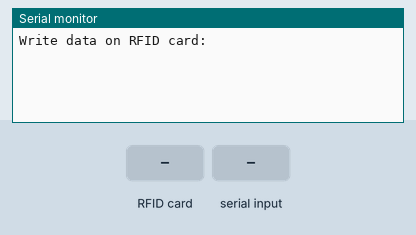
Bench run of a sketch on a simulated ESP8266 (NodeMCU). Parts: the last lines printed to the serial monitor. The inputs (shaded band) are chosen by the test bench.

Above: at 1.2 s.
1.3 s: RFID card 5E 7A 19 C4 held to the reader
At 2.4 s:
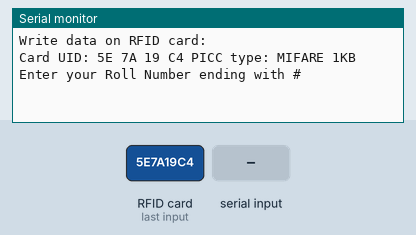
2.8 s: "1#" received over Serial
At 3.5 s:
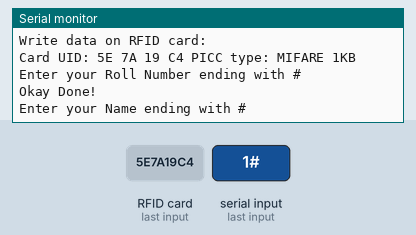
4.3 s: "0#" received over Serial
At 5.8 s:
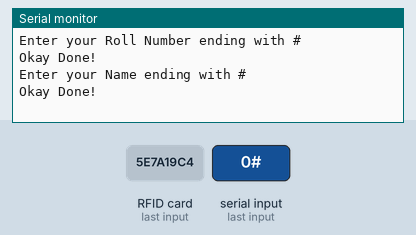

Measured:
- after the input at 1.3 s, the serial monitor: prints a new line at once (image 1)
- after the input at 2.8 s, the serial monitor: prints a new line at once (image 2)
- after the input at 4.3 s, the serial monitor: prints a new line at once (image 3)

The sketch:

Write_Code.ino
```cpp
/*        _   _  _____ _    _ _    _ __  __          _   _     ______     _    _ ___________          _____
    /\   | \ | |/ ____| |  | | |  | |  \/  |   /\   | \ | |   |  ____/\  | |  | |___  /  __ \   /\   |  __ \
   /  \  |  \| | (___ | |__| | |  | | \  / |  /  \  |  \| |   | |__ /  \ | |  | |  / /| |  | | /  \  | |__) |
  / /\ \ | . ` |\___ \|  __  | |  | | |\/| | / /\ \ | . ` |   |  __/ /\ \| |  | | / / | |  | |/ /\ \ |  _  /
 / ____ \| |\  |____) | |  | | |__| | |  | |/ ____ \| |\  |   | | / ____ \ |__| |/ /__| |__| / ____ \| | \ \
/_/    \_\_| \_|_____/|_|  |_|\____/|_|  |_/_/    \_\_| \_|   |_|/_/    \_\____//_____|_____/_/    \_\_|  \_\  */

// Writing Data to card!

#include <SPI.h>
#include <MFRC522.h>

#define RST_PIN         D3
#define SS_PIN          D8

MFRC522 mfrc522(SS_PIN, RST_PIN);

void setup() {
  Serial.begin(9600);
  SPI.begin();
  mfrc522.PCD_Init();
  Serial.println(F("Write data on RFID card:"));
}


void loop() {

  // Prepare key - all keys are set to FFFFFFFFFFFFh at chip delivery from the factory.
  MFRC522::MIFARE_Key key;
  for (byte i = 0; i < 6; i++) key.keyByte[i] = 0xFF;

  // Look for new cards
  if ( ! mfrc522.PICC_IsNewCardPresent()) {
    return;
  }

  // Select one of the cards
  if ( ! mfrc522.PICC_ReadCardSerial()) {
    return;
  }

  Serial.print(F("Card UID:"));    //Dump UID
  for (byte i = 0; i < mfrc522.uid.size; i++) {
    Serial.print(mfrc522.uid.uidByte[i] < 0x10 ? " 0" : " ");
    Serial.print(mfrc522.uid.uidByte[i], HEX);
  }
  Serial.print(F(" PICC type: "));   // Dump PICC type
  MFRC522::PICC_Type piccType = mfrc522.PICC_GetType(mfrc522.uid.sak);
  Serial.println(mfrc522.PICC_GetTypeName(piccType));

  byte buffer[34];
  byte block;
  MFRC522::StatusCode status;
  byte len;

  Serial.setTimeout(20000L) ;     // wait until 20 seconds for input from serial
  // Ask personal data: Family name
  Serial.println(F("Enter your Roll Number ending with #"));
  len = Serial.readBytesUntil('#', (char *) buffer, 30) ; // read family name from serial
  for (byte i = len; i < 30; i++) buffer[i] = ' ';     // pad with spaces

  block = 1;
  //Serial.println(F("Authenticating using key A..."));
  status = mfrc522.PCD_Authenticate(MFRC522::PICC_CMD_MF_AUTH_KEY_A, block, &key, &(mfrc522.uid));
  if (status != MFRC522::STATUS_OK) {
    Serial.print(F("PCD_Authenticate() failed: "));
    Serial.println(mfrc522.GetStatusCodeName(status));
    return;
  }


  // Write block
  status = mfrc522.MIFARE_Write(block, buffer, 16);
  if (status != MFRC522::STATUS_OK) {
    Serial.print(F("MIFARE_Write() failed: "));
    Serial.println(mfrc522.GetStatusCodeName(status));
    return;
  }


  block = 2;
  //Serial.println(F("Authenticating using key A..."));
  status = mfrc522.PCD_Authenticate(MFRC522::PICC_CMD_MF_AUTH_KEY_A, block, &key, &(mfrc522.uid));
  if (status != MFRC522::STATUS_OK) {
    Serial.print(F("PCD_Authenticate() failed: "));
    Serial.println(mfrc522.GetStatusCodeName(status));
    return;
  }

  // Write block
  status = mfrc522.MIFARE_Write(block, &buffer[16], 16);
  if (status != MFRC522::STATUS_OK) {
    Serial.print(F("MIFARE_Write() failed: "));
    Serial.println(mfrc522.GetStatusCodeName(status));
    return;
  }
  else Serial.println(F("Okay Done!"));

  // Ask personal data: First name
  Serial.println(F("Enter your Name ending with #"));
  len = Serial.readBytesUntil('#', (char *) buffer, 20) ; // read first name from serial
  for (byte i = len; i < 20; i++) buffer[i] = ' ';     // pad with spaces

  block = 4;
  //Serial.println(F("Authenticating using key A..."));
  status = mfrc522.PCD_Authenticate(MFRC522::PICC_CMD_MF_AUTH_KEY_A, block, &key, &(mfrc522.uid));
  if (status != MFRC522::STATUS_OK) {
    Serial.print(F("PCD_Authenticate() failed: "));
    Serial.println(mfrc522.GetStatusCodeName(status));
    return;
  }

  // Write block
  status = mfrc522.MIFARE_Write(block, buffer, 16);
  if (status != MFRC522::STATUS_OK) {
    Serial.print(F("MIFARE_Write() failed: "));
    Serial.println(mfrc522.GetStatusCodeName(status));
    return;
  }


  block = 5;
  //Serial.println(F("Authenticating using key A..."));
  status = mfrc522.PCD_Authenticate(MFRC522::PICC_CMD_MF_AUTH_KEY_A, block, &key, &(mfrc522.uid));
  if (status != MFRC522::STATUS_OK) {
    Serial.print(F("PCD_Authenticate() failed: "));
    Serial.println(mfrc522.GetStatusCodeName(status));
    return;
  }

  // Write block
  status = mfrc522.MIFARE_Write(block, &buffer[16], 16);
  if (status != MFRC522::STATUS_OK) {
    Serial.print(F("MIFARE_Write() failed: "));
    Serial.println(mfrc522.GetStatusCodeName(status));
    return;
  }
  else Serial.println(F("Okay Done!"));


  Serial.println(" ");
  mfrc522.PICC_HaltA(); // Halt PICC
  mfrc522.PCD_StopCrypto1();  // Stop encryption on PCD

}
```
